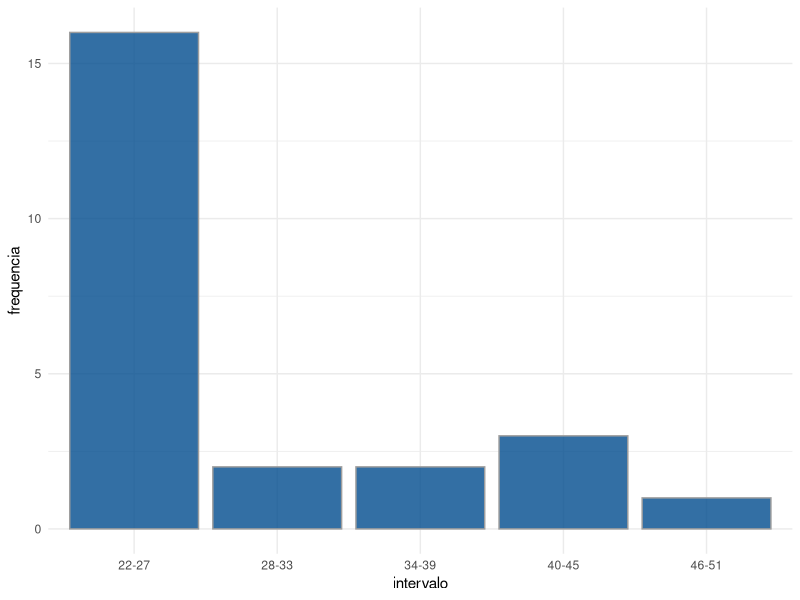

R code for this plot:
## ---- chunk 1

# opções
options(prompt = "R> ", continue = "+ ")

# pacotes
library(ggplot2)
## ---- chunk 2

# chunk
knitr::opts_chunk$set(
    echo = TRUE
)
## ---- chunk 3

# dados iniciais
data = data.frame(
  li = c(
    22, 28, 34, 40, 46
  ),
  ls = c(
      27, 33, 39, 45, 51
  ),
  frequencia = c(
      16, 2, 2, 3, 1
  )
)

# incluindo frequência acumulada
data$frequencia_acum = cumsum(data$frequencia)

# exibindo tabela
print(data)
## ---- chunk 4

data$media_intervalo = (data$ls + data$li) / 2

print(data)
## ---- chunk 5

data$media_x_freq = data$media_intervalo * data$frequencia

print(data)
## ---- chunk 6

sum(data$media_x_freq) / sum(data$frequencia)

## ---- chunk 7

22 + (25 / 2 - 0) * (27 - 22) / 16
## ---- chunk 8

# criando intervalos categóricos
data$intervalo = factor(
  paste(data$li, data$ls, sep = "-")
)

# plotando histograma
data |>
  ggplot(aes(x = intervalo, y = frequencia)) +
  geom_col(
    color = "808080", fill = "#004b8d", alpha = .8) +
  theme_minimal()
